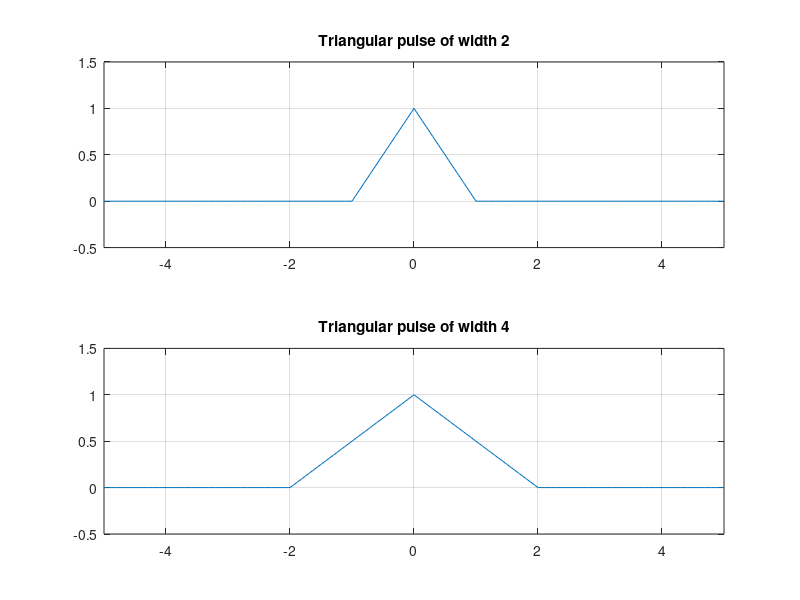

MATLAB code to generate this figure:
t = -5:0.1:5;
x = zeros(size(t)); % x의 값에다 101개의 값을 넣어서 0으로 만듬
y = zeros(size(t));
x(41:50)= t(41:50)+1;  
x(51:61)= -t(51:61)+1;
y(31:50)= 1/2*t(31:50)+1;
y(51:71)= -1/2*t(51:71)+1;

subplot(2,1,1), plot(t,x);
axis([-5 5 -0.5 1.5]);
grid; title('Triangular pulse of width 2');
subplot(2,1,2), plot(t,y);
axis([-5 5 -0.5 1.5]);
grid; title('Triangular pulse of width 4');